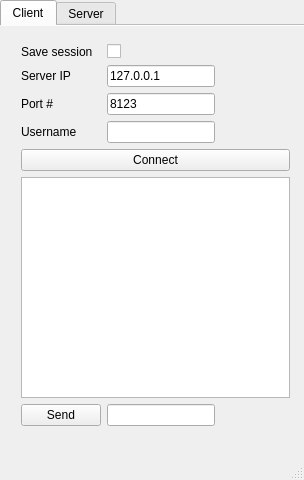
<?xml version="1.0" encoding="UTF-8"?>
<ui version="4.0">
 <class>MainWindow</class>
 <widget class="QMainWindow" name="MainWindow">
  <property name="geometry">
   <rect>
    <x>0</x>
    <y>0</y>
    <width>304</width>
    <height>480</height>
   </rect>
  </property>
  <property name="windowTitle">
   <string>MainWindow</string>
  </property>
  <widget class="QWidget" name="centralWidget">
   <widget class="QTabWidget" name="tabWidget">
    <property name="enabled">
     <bool>true</bool>
    </property>
    <property name="geometry">
     <rect>
      <x>0</x>
      <y>0</y>
      <width>311</width>
      <height>601</height>
     </rect>
    </property>
    <property name="maximumSize">
     <size>
      <width>16777215</width>
      <height>16777215</height>
     </size>
    </property>
    <property name="autoFillBackground">
     <bool>false</bool>
    </property>
    <property name="tabPosition">
     <enum>QTabWidget::North</enum>
    </property>
    <property name="tabShape">
     <enum>QTabWidget::Rounded</enum>
    </property>
    <property name="currentIndex">
     <number>0</number>
    </property>
    <property name="elideMode">
     <enum>Qt::ElideRight</enum>
    </property>
    <property name="documentMode">
     <bool>true</bool>
    </property>
    <property name="tabsClosable">
     <bool>false</bool>
    </property>
    <widget class="QWidget" name="clientTab">
     <property name="enabled">
      <bool>true</bool>
     </property>
     <attribute name="title">
      <string>Client</string>
     </attribute>
     <widget class="QWidget" name="formLayoutWidget">
      <property name="geometry">
       <rect>
        <x>10</x>
        <y>0</y>
        <width>291</width>
        <height>411</height>
       </rect>
      </property>
      <layout class="QFormLayout" name="formLayout">
       <property name="fieldGrowthPolicy">
        <enum>QFormLayout::FieldsStayAtSizeHint</enum>
       </property>
       <item row="0" column="0">
        <spacer name="verticalSpacer">
         <property name="orientation">
          <enum>Qt::Vertical</enum>
         </property>
         <property name="sizeType">
          <enum>QSizePolicy::Fixed</enum>
         </property>
         <property name="sizeHint" stdset="0">
          <size>
           <width>1</width>
           <height>1</height>
          </size>
         </property>
        </spacer>
       </item>
       <item row="1" column="0">
        <widget class="QLabel" name="saveSessionLabel">
         <property name="text">
          <string>Save session</string>
         </property>
        </widget>
       </item>
       <item row="1" column="1">
        <widget class="QCheckBox" name="saveSessionCheckBox"/>
       </item>
       <item row="2" column="0">
        <widget class="QLabel" name="serverIPLabel">
         <property name="text">
          <string>Server IP</string>
         </property>
        </widget>
       </item>
       <item row="2" column="1">
        <widget class="QLineEdit" name="serverIPLineEdit">
         <property name="text">
          <string>127.0.0.1</string>
         </property>
        </widget>
       </item>
       <item row="3" column="0">
        <widget class="QLabel" name="portLabel">
         <property name="text">
          <string>Port #</string>
         </property>
        </widget>
       </item>
       <item row="3" column="1">
        <widget class="QLineEdit" name="portLineEdit">
         <property name="text">
          <string>8123</string>
         </property>
        </widget>
       </item>
       <item row="4" column="0">
        <widget class="QLabel" name="usernameLabel">
         <property name="text">
          <string>Username</string>
         </property>
        </widget>
       </item>
       <item row="4" column="1">
        <widget class="QLineEdit" name="usernameLineEdit"/>
       </item>
       <item row="6" column="0" colspan="2">
        <widget class="QPushButton" name="connectPushButton">
         <property name="text">
          <string>Connect</string>
         </property>
        </widget>
       </item>
       <item row="8" column="0">
        <widget class="QPushButton" name="sendPushButton">
         <property name="text">
          <string>Send</string>
         </property>
        </widget>
       </item>
       <item row="8" column="1">
        <widget class="QLineEdit" name="sendLineEdit"/>
       </item>
       <item row="7" column="0" colspan="2">
        <widget class="QTextBrowser" name="chatMessagesText"/>
       </item>
      </layout>
     </widget>
    </widget>
    <widget class="QWidget" name="serverTab">
     <attribute name="title">
      <string>Server</string>
     </attribute>
     <widget class="QWidget" name="formLayoutWidget_2">
      <property name="geometry">
       <rect>
        <x>10</x>
        <y>10</y>
        <width>291</width>
        <height>491</height>
       </rect>
      </property>
      <layout class="QFormLayout" name="formLayout_2">
       <item row="0" column="1">
        <widget class="QLabel" name="serverIPStatic">
         <property name="text">
          <string>0.0.0.0</string>
         </property>
        </widget>
       </item>
       <item row="0" column="0">
        <widget class="QLabel" name="serverServerIPLabel">
         <property name="text">
          <string>IP Address</string>
         </property>
        </widget>
       </item>
       <item row="1" column="0">
        <widget class="QLabel" name="portServerLabel">
         <property name="text">
          <string>Port #</string>
         </property>
        </widget>
       </item>
       <item row="1" column="1">
        <widget class="QLineEdit" name="portServerLineEdit">
         <property name="text">
          <string>8123</string>
         </property>
        </widget>
       </item>
       <item row="2" column="0" colspan="2">
        <widget class="QTableView" name="statsTable"/>
       </item>
       <item row="3" column="0" colspan="2">
        <widget class="QPushButton" name="startPushButton">
         <property name="text">
          <string>Start</string>
         </property>
        </widget>
       </item>
      </layout>
     </widget>
    </widget>
   </widget>
  </widget>
  <widget class="QMenuBar" name="menuBar">
   <property name="geometry">
    <rect>
     <x>0</x>
     <y>0</y>
     <width>304</width>
     <height>22</height>
    </rect>
   </property>
  </widget>
  <widget class="QStatusBar" name="statusBar"/>
 </widget>
 <layoutdefault spacing="6" margin="11"/>
 <resources/>
 <connections/>
</ui>
